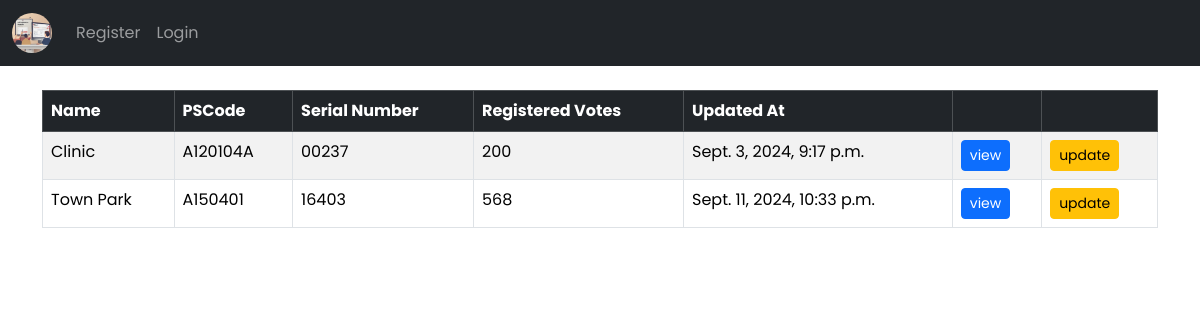
Page /poll_stations/ on the earlier database version.
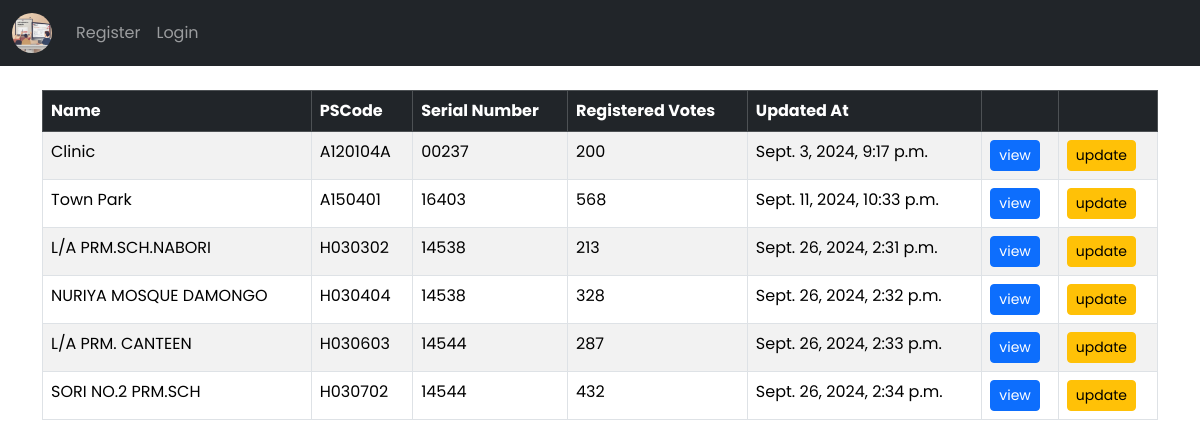
Same page on the later database version.
### ps_crm_app/models.py (models this page shows, shortened)
class pollStations(models.Model):
    ps_name = models.CharField(max_length=50)
    ps_code = models.CharField(max_length=50)
    serial_num = models.CharField(max_length=50)
    reg_voters = models.IntegerField()
    updated_at = models.DateTimeField(auto_now_add=True)

### ps_crm_app/views.py (the view)
# urls.py: path('poll_stations/', views.poll_station, name='poll_station'),
def poll_station(request):
    stations = pollStations.objects.all()
    context = {
        'stations':stations,
    }
    return render(request, 'ps_crm_app/poll_stations.html',context)

### ps_crm_app/templates/ps_crm_app/poll_stations.html
{% extends 'ps_crm_app/base.html' %}
{% block content %}
<table class="table  table-striped table-hover table-bordered">
    <thead class="table-dark">
      <tr>
        <th scope="col">Name</th>
        <th scope="col">PSCode</th>
        <th scope="col">Serial Number</th>
        <th scope="col">Registered Votes</th>
        <th scope="col">Updated At</th>
        <th scope="col"></th>
        <th scope="col"></th>
      </tr>
    </thead>
    <tbody class="table-striped">
      {% if stations %}
        {% for station in stations%}
        <tr>
          <td>{{ station.ps_name }}</title></td>
          <td>{{ station.ps_code }}</td>
          <td>{{ station.serial_num }}</td>
          <td>{{ station.reg_voters}}</td>
          <td>{{ station.updated_at }}</td>
          <td><a href="{% url 'poll' station.id %}" class="btn btn-primary btn-sm">view</a></td>
          <td><a href="{% url 'updatePollstation' station.id %}" class="btn btn-warning btn-sm">update</a></td>
        {% endfor %}
      {% endif %}
      </tr>
    </tbody>
    </table>
{% endblock content %}

### ps_crm_app/templates/ps_crm_app/base.html (shortened to what this page needs)
{% load static %}
<!doctype html>
<html lang="en">
  <head>
    <link href="https://cdn.jsdelivr.net/npm/bootstrap@5.3.3/dist/css/bootstrap.min.css" rel="stylesheet">
    <link rel="stylesheet" type='text/css' href="{% static 'css/styles.css'%}">
  </head>
  <body>
    {% include 'ps_crm_app/navbar.html' %}
    <div class="container">
        <br/>
        {% block content %}
        {% endblock content %}
    </div>
  </body>
</html>

### ps_crm_app/templates/ps_crm_app/navbar.html (shortened to what this page needs)
{% load static %}
<nav class="navbar navbar-expand-lg navbar-dark  bg-dark">
    <div class="container-fluid">
      <a class="navbar-brand" href="#">
        <img src="{% static 'images/logo.png'%}" alt="logo" style='width:40px' class='rounded-pill'>
      </a>
      <div class="collapse navbar-collapse" id="navbarSupportedContent">
        <ul class="navbar-nav me-auto mb-2 mb-lg-0">
          {% if user.is_authenticated %}
          <li class="nav-item">
            <a class="nav-link active" aria-current="page" href="{% url 'dashboard'%}">Dashboard</a>
          </li>
          <li class="nav-item">
            <a class="nav-link" href="{% url 'add_poll_stations'%}">Add PollStation</a>
          </li>
          <base.htmlli class="nav-item">
            <a class="nav-link" href="{% url 'poll_station'%}">Poll Stations</a>
          </base.htmlli>
          <li class="nav-item">
            <a class="nav-link" href="{% url 'logout'%}">Logout</a>
          </li>
          {% else %}
          <li class="nav-item">
            <a class="nav-link" href="{% url 'register'%}">Register</a>
          </li>
          <li class="nav-item">
            <a class="nav-link" href="{% url 'login'%}">Login</a>
          </li>
          {% endif %}
      </div>
    </div>
  </nav>

### ps_crm_app/static/css/styles.css (style rules this page uses)
body { font-family: 'Poppins', sans-serif; }
.btn { font-size: Poppins; }

Differences in the rows shown:
added pollStations: ps_name "L/A PRM.SCH.NABORI", ps_code "H030302", serial_num "14538", reg_voters "213", updated_at "Sept. 26, 2024, 2:31 p.m."
added pollStations: ps_name "NURIYA MOSQUE DAMONGO", ps_code "H030404", serial_num "14538", reg_voters "328", updated_at "Sept. 26, 2024, 2:32 p.m."
added pollStations: ps_name "L/A PRM. CANTEEN", ps_code "H030603", serial_num "14544", reg_voters "287", updated_at "Sept. 26, 2024, 2:33 p.m."
added pollStations: ps_name "SORI NO.2 PRM.SCH", ps_code "H030702", serial_num "14544", reg_voters "432", updated_at "Sept. 26, 2024, 2:34 p.m."
